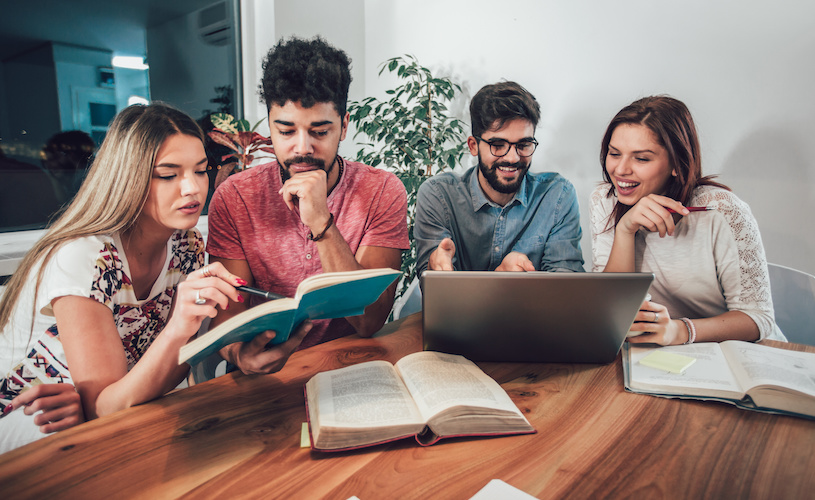
#> input picture CV Projects 46 - Face Detection Second Approach/group.jpg, 815 x 500 px
$ jupyter execute 'face detection ( OpenCV).ipynb'
#> lines starting #> are read from the running program, lines starting #| are printed output that depends on the picture; after the words box and inside, x2 and y2 are one past the last pixel; in counts of white or black regions, pixels touching at a corner belong together
[cell 1]
#importing libraries
import cv2
import matplotlib.pyplot as plt

facial_cascade = cv2.CascadeClassifier('haarcascade_frontalface_default.xml')

images = cv2.imread("group.jpg") #image path
#> images is the input picture: shape (500, 815, 3); mean B, G, R 118.8, 124.3, 142.5
images = cv2.resize(images,(800,500)) #resizing the image
#> images: shape (500, 800, 3)
gray_scale = cv2.cvtColor(images,cv2.COLOR_BGR2GRAY) #converting brg to gray scale
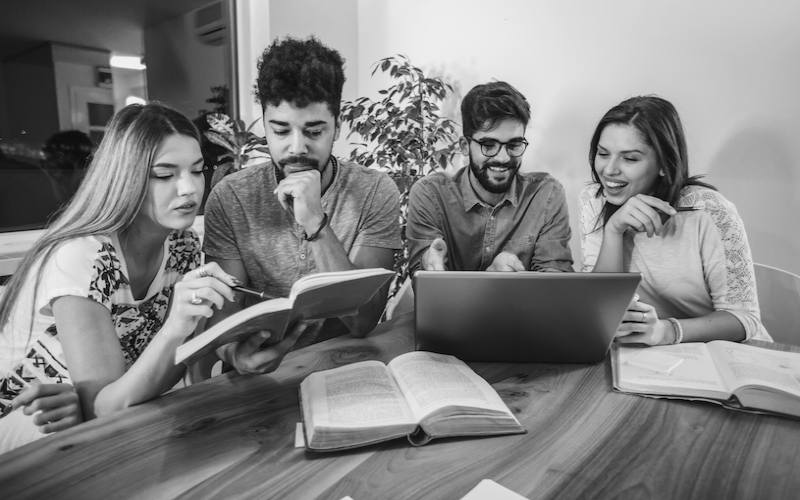
#> gray_scale: shape (500, 800); min 1, max 245, mean 129.1

facials = facial_cascade.detectMultiScale(gray_scale, scaleFactor =1.05, minNeighbors=3)
#> facials = [[563, 216, 45, 45], [583, 131, 67, 67], [462, 115, 75, 75], [139, 140, 87, 87], [602, 206, 70, 70], [253, 96, 91, 91]]
print(facials)
#| [[563 216  45  45]
#|  [583 131  67  67]
#|  [462 115  75  75]
#|  [139 140  87  87]
#|  [602 206  70  70]
#|  [253  96  91  91]]
for x,y,w,h in facials:
    images = cv2.rectangle(images, (x,y), (x+w,y+h),(0,255,0),3)
#> this loop made 6 passes
#> pass 1, `images = cv2.rectangle(images, (x,y), (x+w,y+h),(0,255,0),3)`:
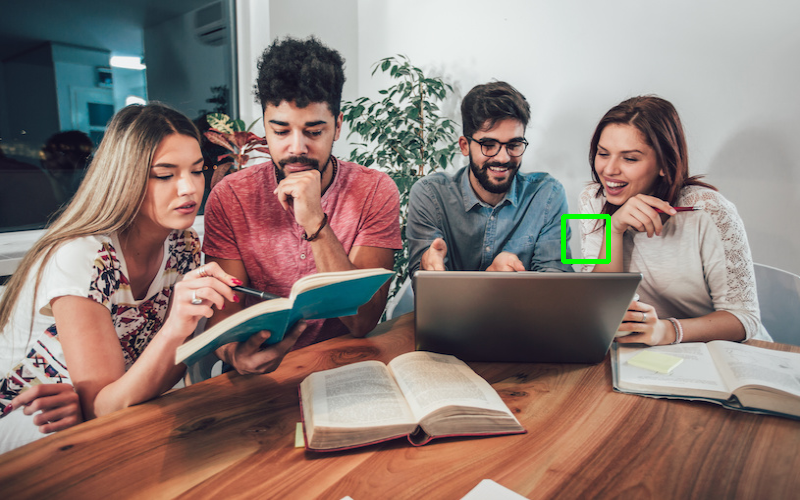
#> images: shape (500, 800, 3); mean B, G, R 118.5, 124.5, 142.2
#> pass 2, `images = cv2.rectangle(images, (x,y), (x+w,y+h),(0,255,0),3)`:
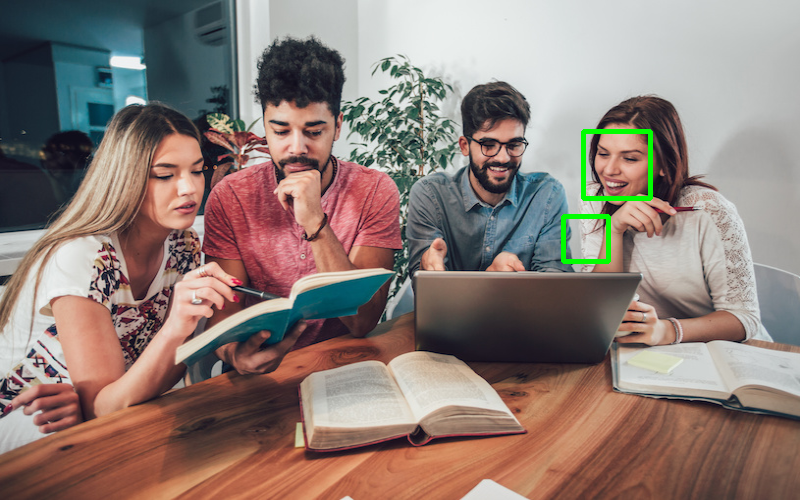
#> images: shape (500, 800, 3); 0.33% of pixels changed, all inside (x1, y1, x2, y2) = (581, 129, 653, 201)
#> pass 3, `images = cv2.rectangle(images, (x,y), (x+w,y+h),(0,255,0),3)`:
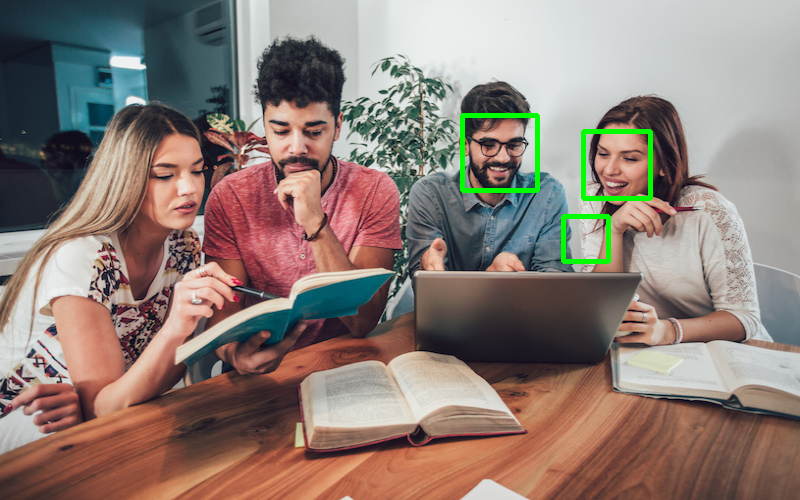
#> images: shape (500, 800, 3); 0.37% of pixels changed, all inside (x1, y1, x2, y2) = (460, 113, 540, 193)
#> after the loop:
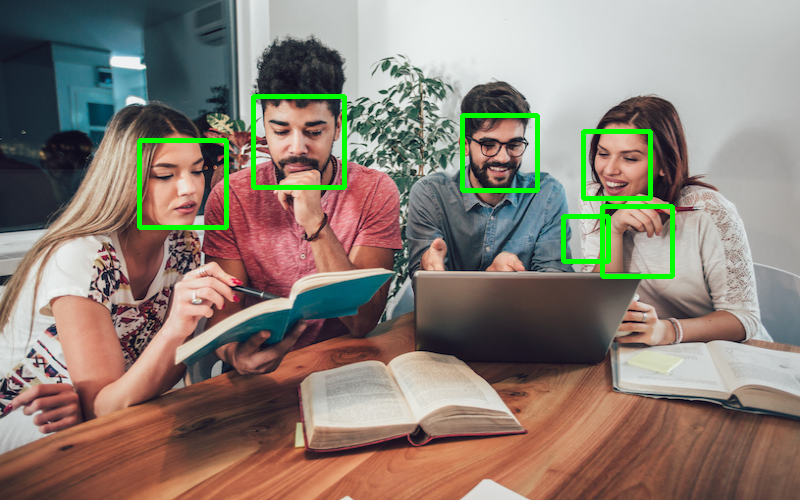
#> images: shape (500, 800, 3); 1.22% of pixels changed, all inside (x1, y1, x2, y2) = (137, 94, 675, 279)

cv2.imshow("facialdetection", images)
plt.imshow(images)
plt.show()

#clearing ram memory
cv2.waitKey(0)

cv2.destroyAllWindows()
